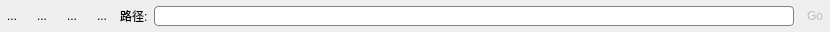
<?xml version="1.0" encoding="UTF-8"?>
<ui version="4.0">
 <class>FileWindowNavigator</class>
 <widget class="QWidget" name="FileWindowNavigator">
  <property name="geometry">
   <rect>
    <x>0</x>
    <y>0</y>
    <width>830</width>
    <height>32</height>
   </rect>
  </property>
  <property name="windowTitle">
   <string>Form</string>
  </property>
  <layout class="QHBoxLayout" name="horizontalLayout">
   <property name="leftMargin">
    <number>0</number>
   </property>
   <property name="topMargin">
    <number>0</number>
   </property>
   <property name="rightMargin">
    <number>0</number>
   </property>
   <property name="bottomMargin">
    <number>0</number>
   </property>
   <item>
    <widget class="QToolButton" name="backBtn">
     <property name="text">
      <string>...</string>
     </property>
     <property name="icon">
      <iconset resource="../../resource/resource.qrc">
       <normaloff>:/icons/arrow_left.png</normaloff>:/icons/arrow_left.png</iconset>
     </property>
     <property name="autoRaise">
      <bool>true</bool>
     </property>
    </widget>
   </item>
   <item>
    <widget class="QToolButton" name="forwardBtn">
     <property name="text">
      <string>...</string>
     </property>
     <property name="icon">
      <iconset resource="../../resource/resource.qrc">
       <normaloff>:/icons/arrow_right.png</normaloff>:/icons/arrow_right.png</iconset>
     </property>
     <property name="autoRaise">
      <bool>true</bool>
     </property>
    </widget>
   </item>
   <item>
    <widget class="QToolButton" name="refreshBtn">
     <property name="text">
      <string>...</string>
     </property>
     <property name="icon">
      <iconset resource="../../resource/resource.qrc">
       <normaloff>:/icons/reflash.png</normaloff>:/icons/reflash.png</iconset>
     </property>
     <property name="autoRaise">
      <bool>true</bool>
     </property>
    </widget>
   </item>
   <item>
    <widget class="QToolButton" name="homeBtn">
     <property name="text">
      <string>...</string>
     </property>
     <property name="icon">
      <iconset resource="../../resource/resource.qrc">
       <normaloff>:/icons/home.png</normaloff>:/icons/home.png</iconset>
     </property>
     <property name="autoRaise">
      <bool>true</bool>
     </property>
    </widget>
   </item>
   <item>
    <widget class="QLabel" name="label">
     <property name="text">
      <string>路径:</string>
     </property>
    </widget>
   </item>
   <item>
    <widget class="QLineEdit" name="pathLied">
     <property name="styleSheet">
      <string notr="true">border-width:1px;
border-radius:4px;
border:1px solid gray;
background-color: rgb(255, 255, 255);
color: rgb(0, 0, 0);
font-size:14px;
</string>
     </property>
     <property name="readOnly">
      <bool>true</bool>
     </property>
    </widget>
   </item>
   <item>
    <widget class="QToolButton" name="goBtn">
     <property name="enabled">
      <bool>false</bool>
     </property>
     <property name="text">
      <string>Go</string>
     </property>
     <property name="autoRaise">
      <bool>true</bool>
     </property>
    </widget>
   </item>
  </layout>
 </widget>
 <resources>
  <include location="../../resource/resource.qrc"/>
 </resources>
 <connections/>
</ui>
